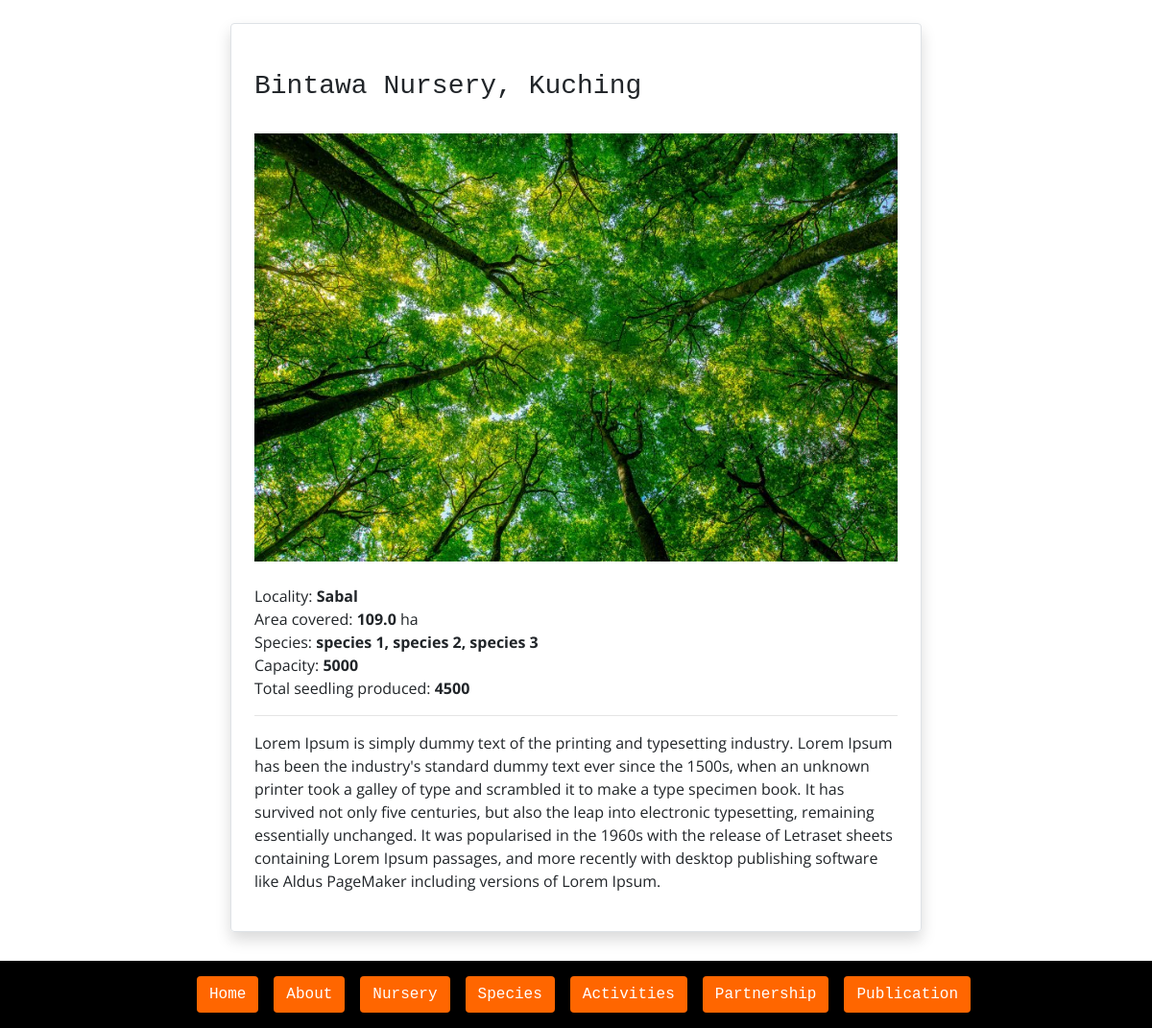
The page /nursery/nursery_detail/5 on the database its author committed.
### nursery/models.py (models this page shows, shortened)
class Nursery(models.Model):
	date_input = models.DateTimeField(auto_now_add=True)
	name = models.CharField(max_length=100)
	locality = models.CharField(max_length=100)
	area_covered = models.FloatField()
	capacity = models.IntegerField()
	species = models.TextField()
	total_seedling = models.IntegerField()
	description = models.TextField()
	nursery_img = models.ImageField('Nursery Image', null=True, blank=True, upload_to='nursery_img')
	class Meta:
		ordering = ['-date_input']

### nursery/views.py (the view)
# urls.py: path('nursery_detail/<int:pk>', NurseryDetailView.as_view(), name='nursery_detail'),
class NurseryDetailView(DetailView):
	model = Nursery
	template_name = 'nursery/nursery_detail.html'

### nursery/templates/nursery/nursery_detail.html
{% extends 'base_en.html' %}
{% block content %}
<div class="custom-div fade-in mt-4 border rounded shadow p-4">
	<br>
	<h3>{{ nursery.name }}</h3>
	<br>
	<img class="w-100" src="{{ nursery.nursery_img.url }}">
	<ul class="list-unstyled">
		<br>
		<li>Locality: <strong>{{ nursery.locality }}</strong></li>
		<li>Area covered: <strong>{{ nursery.area_covered }}</strong> ha</li>
		<li>Species: <strong>{{ nursery.species }}</strong></li>
		<li>Capacity: <strong>{{ nursery.capacity }}</strong></li>
		<li>Total seedling produced: <strong>{{ nursery.total_seedling }}</strong></li>
		<hr>
		<li>{{ nursery.description }}</li>
	</ul>
</div>
{% endblock %}

### jrlcd/static/css/main.css (style rules this page uses)
@media screen and (min-width: 600px) { .custom-div { margin: auto; width: 60%; } }
body { font-family: 'Open Sans', sans-serif; }
h1, h2, h3, h4, h5, h6 { font-family: 'Roboto Mono', monospace; }
li { list-style: none; }
.fade-in { animation: fadeIn linear 1s; -webkit-animation: fadeIn linear 1s; -moz-animation: fadeIn linear 1s; -o-animation: fadeIn linear 1s; -ms-animation: fadeIn linear 1s; }

### rows shown on the page
Nursery: name "Bintawa Nursery, Kuching", nursery_img (picture), locality "Sabal", area_covered "109.0", species "species 1, species 2, species 3", capacity "5000", total_seedling "4500", description "Lorem Ipsum is simply dummy text of the printing and typesetting industry. Lorem Ipsum has been the industry's standard dummy text ever since the 1500s, when an unknown printer took a galley of type and scrambled it to make a type specimen book. It has survived not only five centuries, but also the leap into electronic typesetting, remaining essentially unchanged. It was popularised in the 1960s with the release of Letraset sheets containing Lorem Ipsum passages, and more recently with desktop publishing software like Aldus PageMaker including versions of Lorem Ipsum."
